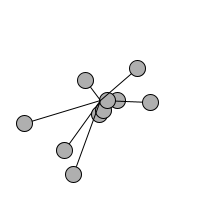
Frame 1 (no input)
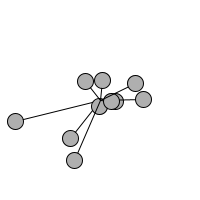
Frame 60 (the mouse pressed at the canvas centre just before this capture)
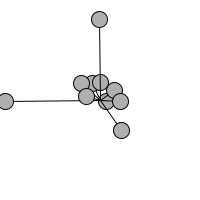
Frame 120 (the mouse held since frame 60 and released just before this capture)

The Processing sketch that drew these frames (run headless with seeded random() and noise(); from frame 60 on, the mouse is pressed at the canvas centre):

// Processing sketch: e08
// ── e08.pde
Oscillator[] oscillators;

void setup() {
  size(200,200);
  oscillators = new Oscillator[10];
  for (int i = 0; i < oscillators.length; i++)
    oscillators[i] = new Oscillator();
}

void draw() {
  background(255);
  for (int i = 0; i < oscillators.length; i++) {
    oscillators[i].update();
    oscillators[i].display();
  }
}

class Oscillator {
  
  PVector angle = new PVector(random(0,TWO_PI),random(0,TWO_PI));
  PVector velocity = new PVector(0,0);
  PVector amplitude = new PVector(random(width/2),random(height/2));
  
  void update() {
    PVector aAcceleration = _calcAcceleration();

    velocity.add(aAcceleration);
    velocity.limit(0.1);
    angle.add(velocity);
  }
  
  PVector _calcAcceleration() {
    return new PVector(1e-4,2e-4);
  }
  
  void display() {
    pushMatrix();
    translate(width/2,height/2);
    float x = amplitude.x * sin(angle.x);
    float y = amplitude.y * sin(angle.y);
    stroke(0); fill(175);
    line(0,0,x,y);
    ellipse(x,y,16,16);
    popMatrix();
  }
}
